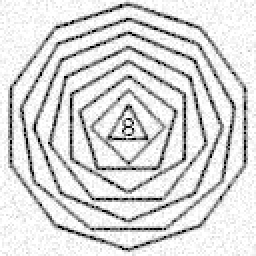
#> input picture sa02/images/case_b1_n.png, 128 x 128 px, found by its file name (shown 2 times larger)
$ jupyter execute sa02.ipynb
#> lines starting #> are read from the running program, lines starting #| are printed output that depends on the picture
# Short Assignment 2: Image Restoration
## SCC0251.2020.1 - Image Processing
### Prof. Dr. Moacir Ponti
### 10284952 - Vitor Gratiere Torres
https://github.com/vitorgt/SCC0251

[cell 1]
# Imports
import numpy as np
import imageio
import matplotlib.pyplot as plt

[cell 2]
# r = imageio.imread(str(input()).rstrip()).astype(np.uint8)
r = imageio.imread(str(
    "/home/ava/documents/classes/SCC0251_DIP/sa02/images/case_b1_n.png").rstrip()).astype(np.uint8)
#> r is the input picture: shape (128, 128); min 0, max 255, mean 216.4
# k = int(input())
k = int(3)
# sigma = float(input())
sigma = float(.6)
# gamma = float(input())
gamma = float(.001)

maxr = np.max(r)
#> maxr = 255

[cell 3]
# Normalize function
def scale(image, c=0, d=255):
    a = np.min(image)
    b = np.max(image)
    return (image-a)*((d-c)/(b-a))+c


# Given function for gaussian filter
def gaussian_filter(k=3, sigma=1.0):
    arx = np.arange((-k//2) + 1.0, (k//2) + 1.0)
    x, y = np.meshgrid(arx, arx)
    f = np.exp(-(1/2) * (np.square(x) + np.square(y))/np.square(sigma))
    return f/np.sum(f)

[cell 4]
# Function to apply filters on Fourier domain to images
def fft_filter(img, flt):

    # padding
    pad = (img.shape[0]//2)-flt.shape[0]//2
#> pad = 63
    fltpad = np.pad(flt, (pad, pad-1), "constant", constant_values=0)

    # transforming to fourier domain
    IMG = np.fft.fftn(img)
    FLT = np.fft.fftn(fltpad)

    # convoluting
    RES = np.multiply(FLT, IMG)

    # transforming back to space domain
    res = np.real(np.fft.fftshift(np.fft.ifftn(RES)))
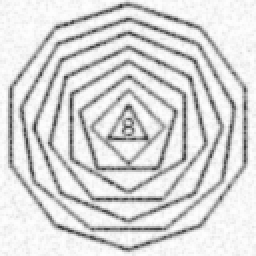
#> res: shape (128, 128) float64 (shown 2 times larger); min 56.48, max 254.8, mean 216.4

    return res

[cell 5]
# Gaussian filter
h = gaussian_filter(k, sigma)

# denoising and normalizing
r_denoi = scale(fft_filter(r, h), d=maxr)
#> in scale, `a = np.min(image)`: a = 56.48
#> in scale, `b = np.max(image)`: b = 254.8
#> in scale, `return (image-a)*((d-c)/(b-a))+c`:
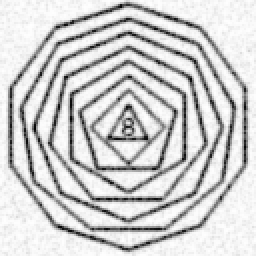
#> returned value: shape (128, 128) float64 (shown 2 times larger); min 0, max 255, mean 205.6

maxd = np.max(r_denoi)
#> maxd = 255

# maybe the right way was to do this
# r_denoi = fft_filter(r, h)
# maxd = np.max(r_denoi)
# r_denoi = scale(r_denoi, d=maxr)

[cell 6]
plt.figure(figsize=(18, 8))
plt.subplot(121)
plt.imshow(r, cmap="gray")
plt.axis('off')
plt.subplot(122)
plt.imshow(r_denoi, cmap="gray")
plt.axis('off')
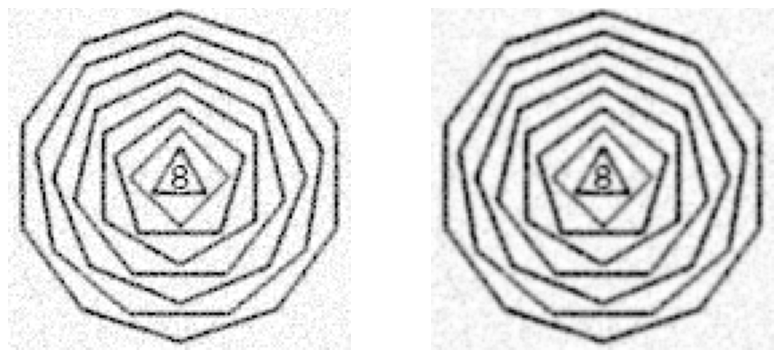
#> figure drawn by matplotlib, 2 panels

[cell 7]
def clsf(g, h, p, gamma):

    # padding
#> called with h = array of shape (3, 3), p = array of shape (3, 3), gamma = 0.001
    pad = (g.shape[0]//2)-h.shape[0]//2
#> pad = 63
    hpad = np.pad(h, (pad, pad-1), "constant", constant_values=0)

    # padding
    pad = (g.shape[0]//2)-p.shape[0]//2
    ppad = np.pad(p, (pad, pad-1), "constant", constant_values=0)

    # transforming to fourier domain
    G = np.fft.fftn(g)
    H = np.fft.fftn(hpad)
    P = np.fft.fftn(ppad)
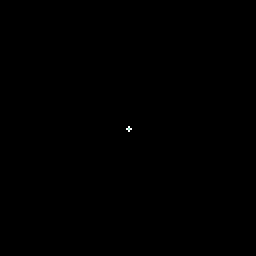
#> ppad: shape (128, 128) int64 (shown 2 times larger); 3 distinct labels, from -1 to 4; one colour per label, 0 black, -1 white

    # restoring the blur using the Constrained Least Squares method
    F_hat = (np.conj(H) / (np.abs(H)**2 + gamma*np.abs(P)**2)) * G

    # transforming back to space domain
    f_hat = np.real(np.fft.fftshift(np.fft.ifftn(F_hat)))
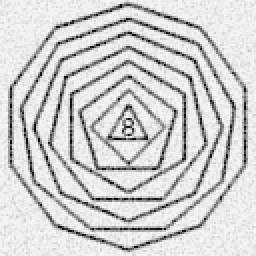
#> f_hat: shape (128, 128) float64 (shown 2 times larger); min -78.92, max 271.4, mean 205.6; drawn with min black and max white

    return f_hat

[cell 8]
# Laplacian operator
p = np.array([
    [0, -1, 0],
    [-1, 4, -1],
    [0, -1, 0]])

# deblurring and normalizing
r_denoi_deblur = scale(clsf(r_denoi, h, p, gamma), d=maxd)

[cell 9]
plt.figure(figsize=(18, 8))
plt.subplot(131)
plt.imshow(r, cmap="gray")
plt.axis('off')
plt.subplot(132)
plt.imshow(r_denoi, cmap="gray")
plt.axis('off')
plt.subplot(133)
plt.imshow(r_denoi_deblur, cmap="gray")
plt.axis('off')

[cell 10]
print("{:.1f}".format(np.std(r_denoi_deblur)))
#| 52.7
